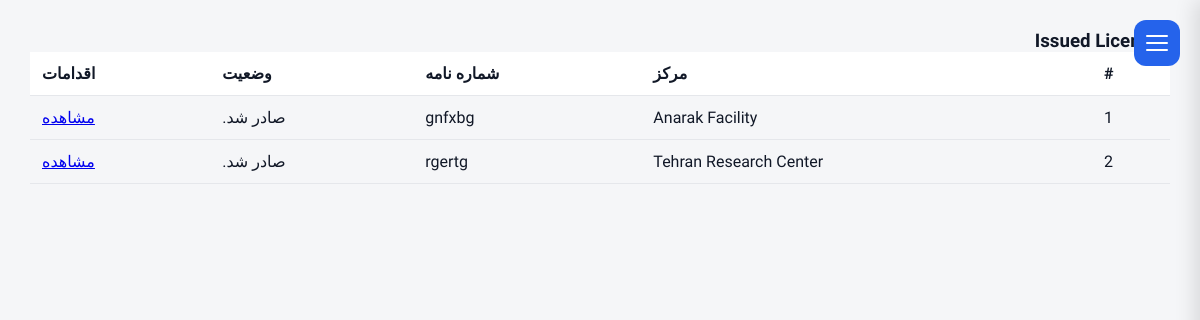
The app's page /contract/licenses/issued/ (signed in), older data.
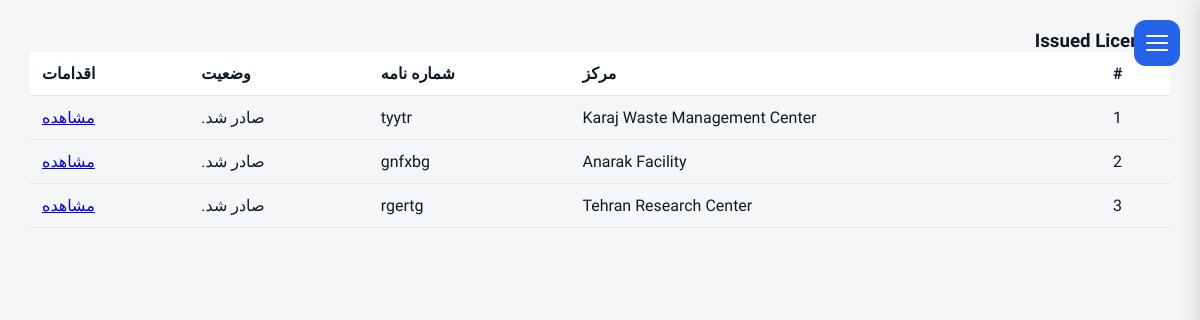
The same page, newer data.
### operations/models.py (models this page shows, shortened)
class LicenseRequest(models.Model):
    facility = models.ForeignKey(
        FacilityModel,
        on_delete=models.PROTECT,
        related_name="license_requests",
    )
    letter_number = models.CharField(
        max_length=100,
        blank=True,
        null=True,
    )
    letter_date = models.DateField(
        blank=True,
        null=True,
    )
    status = models.CharField(
        max_length=20,
        choices=LicenseStatus.choices,
        default=LicenseStatus.DRAFT,
    )
    status_date = models.DateTimeField(
        null=True,
        blank=True,
    )
    specification_completed = models.BooleanField(default=False,)
    description = models.TextField(
        _("Description"),
        blank=True,)
    created_by = models.ForeignKey(
        settings.AUTH_USER_MODEL,
        on_delete=models.PROTECT,
    )
    created_at = models.DateTimeField(
        auto_now_add=True,
    )
    updated_at = models.DateTimeField(
        auto_now=True,
    )
    class Meta:
        ordering = ["-created_at"]

### facilities/models.py (models this page shows)
class FacilityModel(models.Model):
    name = models.CharField(
        _("Facility Name"),
        max_length=255, blank=True,null=True
    )
    responsible_person = models.CharField(
        _("Responsible Person"),
        max_length=150, blank=True,null=True
    )
    telephone = models.CharField(
        _("Telephone"),
        max_length=50, blank=True,null=True
    )
    email = models.EmailField(
        _("Email"),
        blank=True,null=True
    )
    address1 = models.CharField(
        _("Address Line 1"),
        max_length=255, blank=True,null=True
    )
    address2 = models.CharField(
        _("Address Line 2"),
        max_length=255,
         blank=True,null=True
    )
    postal_code = models.CharField(
        _("Postal Code"),
        max_length=20,
         blank=True,null=True
    )
    national_id = models.CharField(
        _("National ID"),
        max_length=50,
         blank=True,null=True
    )
    economic_code = models.CharField(
        _("Economic Code"),
        max_length=50,
         blank=True,null=True
    )
    created_at = models.DateTimeField(
        auto_now_add=True
    )
    updated_at = models.DateTimeField(
        auto_now=True
    )
    class Meta:
        ordering = ["name"]
        verbose_name = _("Facility")
        verbose_name_plural = _("Facilities")
    def __str__(self):
        return str(self.name) if self.name else "Unnamed Facility"

### contract/views.py (the view)
def issued_license_list(request):
    licenses = (
        LicenseRequest.objects
        .filter(
            Q(status=LicenseStatus.ISSUED) |
            Q(status=LicenseStatus.COMPLETED)
        )
        .select_related("facility")
        .order_by("-updated_at")
    )
    return render(
        request,
        "contract/issued_license_list.html",
        {
            "licenses": licenses,
        },
    )

### templates/contract/issued_license_list.html (shortened to what this page needs)
{% extends "base.html" %}
{% load i18n %}
{% block content %}
<div class="container">
<h3 class="mb-4">{% trans "Issued Licenses" %}</h3>
<table class="table table-striped table-bordered">
<thead>
<tr>
    <th>#</th>
    <th>{% trans "Facility" %}</th>
    <th>{% trans "Letter Number" %}</th>
    <th>{% trans "Status" %}</th>
    <th>{% trans "Actions" %}</th>
</tr>
</thead>
<tbody>
{% for license in licenses %}
<tr>
<td>{{ forloop.counter }}</td>
<td>{{ license.facility }}</td>
<td>{{ license.letter_number }}</td>
<td>{{ license.get_status_display }}</td>
<td>
<a
class="btn btn-sm btn-primary"
href="{% url 'license_detail' license.pk %}">
{% trans "View" %}
</a>
</td>
</tr>
{% empty %}
<tr>
<td colspan="5">
{% trans "No issued licenses found." %}
</td>
</tr>
{% endfor %}
</tbody>
</table>
</div>
{% endblock %}

Row changes from the older to the newer data that the page shows:
added LicenseRequest: facility "Karaj Waste Management Center", letter_number "tyytr", status "صادر شد."
